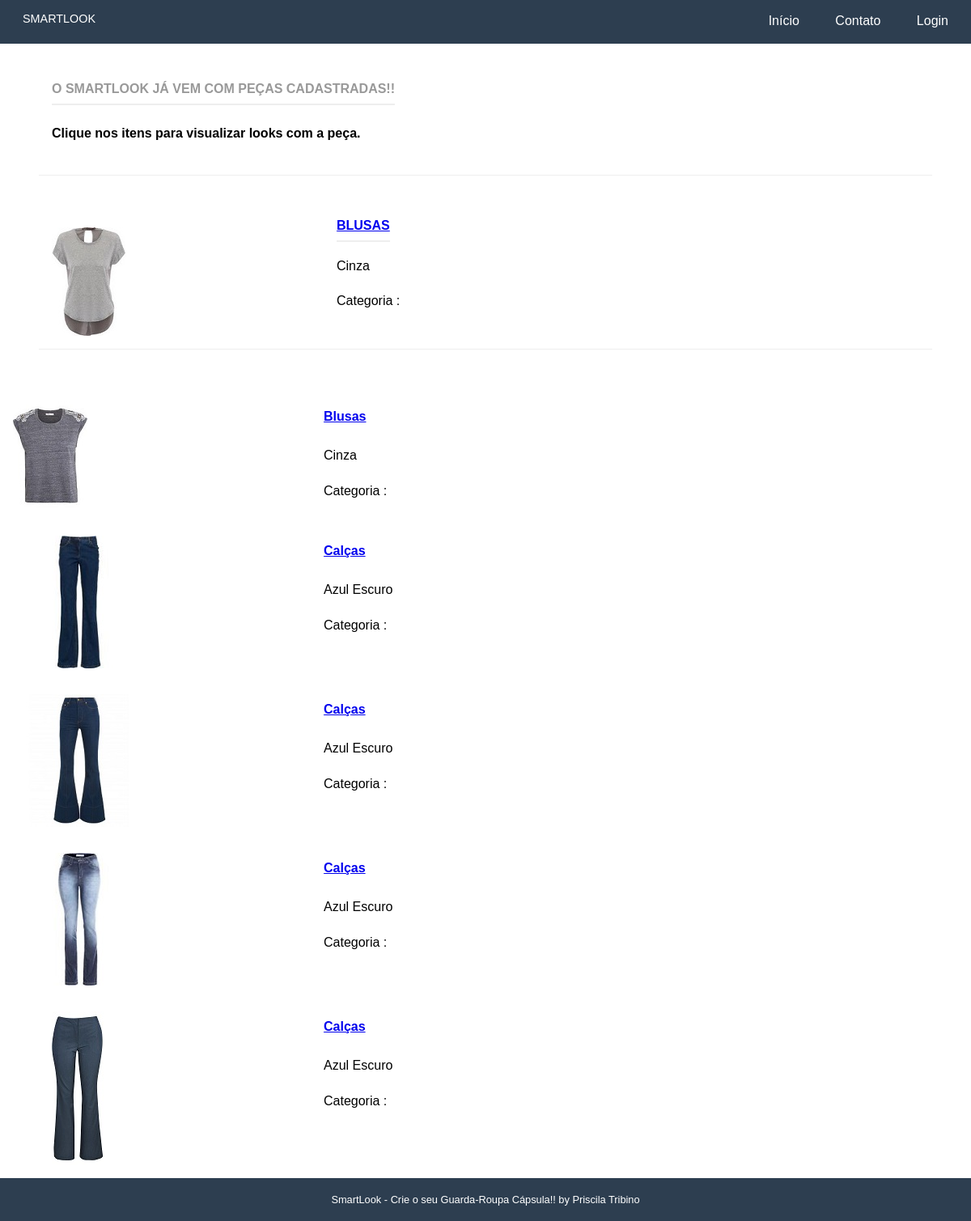
The page /itens/ on the database its author committed.
### itens/models.py (models this page shows, shortened)
class Itens(models.Model):
    name = models.CharField('Nome:', max_length=100)
    slug = models.SlugField('Atalho:')
    categoria = models.ForeignKey('Categoria', related_name='itens', on_delete=models.CASCADE)
    cor = models.ForeignKey('Cor', on_delete=models.CASCADE)
    image = models.ImageField(
        upload_to='itens_imagens', verbose_name='Imagem:', null=True, blank=True
    )
    objects = ItenManager()
    @models.permalink
    def get_absolute_url(self):
        return ('itens:details', (), {'slug': self.slug})
    class Meta:
        verbose_name = 'Item'
        verbose_name_plural = 'Itens'
        ordering = ['name']

class Categoria(models.Model):
    name_categoria = models.CharField(max_length=100, null=True)
    def __str__(self):
        return self.name_categoria

class Cor(models.Model):
    cor_item = models.CharField(max_length=50, null=True)
    def __str__(self):
        return self.cor_item

### itens/views.py (the view)
# urls.py: path('', views.index, name='index'),
def index(request):
    itens = Itens.objects.all()
    template_name = 'itens/index.html'
    context = {
        'itens': itens
    }
    return render(request, template_name, context)

### itens/templates/itens/index.html (shortened to what this page needs)
{% extends "base.html" %}
{% load static %}
{% block content %}
        <div class="pure-g-r content-ribbon">
            <div class="pure-u-1">
                <div class="l-box">
                    <h4 class="content-subhead">O smartlook já vem com peças cadastradas!!</h4>
                    <h4>Clique nos itens para visualizar looks com a peça.</h4>
                </div>
            </div>
        </div>
   {% for itens in itens %}
    </div>
        <div class="pure-g-r content-ribbon">
            <div class="pure-u-1-3">
                <div class="l-box" >
                    <a href="{{ itens.get_absolute_url }}">
                    {% if itens.image %}
                        <img src="{{ itens.image.url }}" alt="{{ itens.name }}"/>
                    {% else %}
                        <img src="{% static 'img/logo.png' %}" alt="{{ itens.name }}" />
                    {% endif %}
                    </a>
                </div>
            </div>
        <div class="pure-u-2-3">
            <div class="1-box">
               <h4 class="content-subhead"><a href="{{ itens.get_absolute_url }}" title="">{{ itens.categoria }}</a></h4>
                {{ itens.cor|linebreaks }}
            </div>
            <p> Categoria {{ categoria.name_categoria }} :<p>
        </div>
        </div>
{% endfor %}
{% endblock %}

### core/static/css/pure-min.css (style rules this page uses)
html { font-size:100%;-ms-text-size-adjust:100%;-webkit-text-size-adjust:100% }
html,button,input,select,textarea { font-family:sans-serif }
body { margin:0 }
h4 { font-size:1em;margin:1.33em 0 }
p,pre { margin:1em 0 }
img { border:0;-ms-interpolation-mode:bicubic }
.pure-u-1,.pure-u-1-2,.pure-u-1-3,.pure-u-2-3,.pure-u-1-4,.pure-u-3-4,.pure-u-1-5,.pure-u-2-5,.pure-u-3-5,.pure-u-4-5,.pure-u-1-6,.pure-u-5-6,.pure-u-1-8,.pure-u-3-8,.pure-u-5-8,.pure-u-7-8,.pure-u-1-12,.pure-u-5-12,.pure-u-7-12,.pure-u-11-12,.pure-u-1-24,.pure-u-5-24,.pure-u-7-24,.pure-u-11-24,.pure-u-13-24,.pure-u-17-24,.pure-u-19-24,.pure-u-23-24 { display:inline-block;*display:inline;zoom:1;letter-spacing:normal;word-spacing:normal;vertical-align:top;text-rendering:auto }
.pure-u-1 { width:100% }
.pure-u-1-3 { width:33.3333%;*width:33.3023% }
.pure-u-2-3 { width:66.6667%;*width:66.6357% }
.pure-g-r { letter-spacing:-.31em;*letter-spacing:normal;*word-spacing:-.43em;font-family:FreeSans,Arimo,"Droid Sans",Helvetica,Arial,sans-serif;display:-webkit-flex;-webkit-flex-flow:row wrap;display:-ms-flexbox;-ms-flex-flow:row wrap }
.pure-g-r [class *="pure-u"] { font-family:sans-serif }
.pure-g-r img { max-width:100%;height:auto }

### core/static/css/styles.css (style rules this page uses)
* { -webkit-box-sizing: border-box; -moz-box-sizing: border-box; box-sizing: border-box; }
body { margin: 0 auto; line-height: 1.7em; }
.l-box { padding: 1em; }
.content .content-subhead { color: #999; padding-bottom: 0.3em; text-transform: uppercase; margin: 0; border-bottom: 2px solid #eee; display: inline-block; }
.content .content-ribbon { margin: 3em; border-bottom: 1px solid #eee; }

### rows shown on the page
Itens: image (picture), categoria "BLUSAS", cor "Cinza"
Itens: image (picture), categoria "Blusas", cor "Cinza"
Itens: image (picture), categoria "Calças", cor "Azul Escuro"
Itens: image (picture), categoria "Calças", cor "Azul Escuro"
Itens: image (picture), categoria "Calças", cor "Azul Escuro"
Itens: image (picture), categoria "Calças", cor "Azul Escuro"
